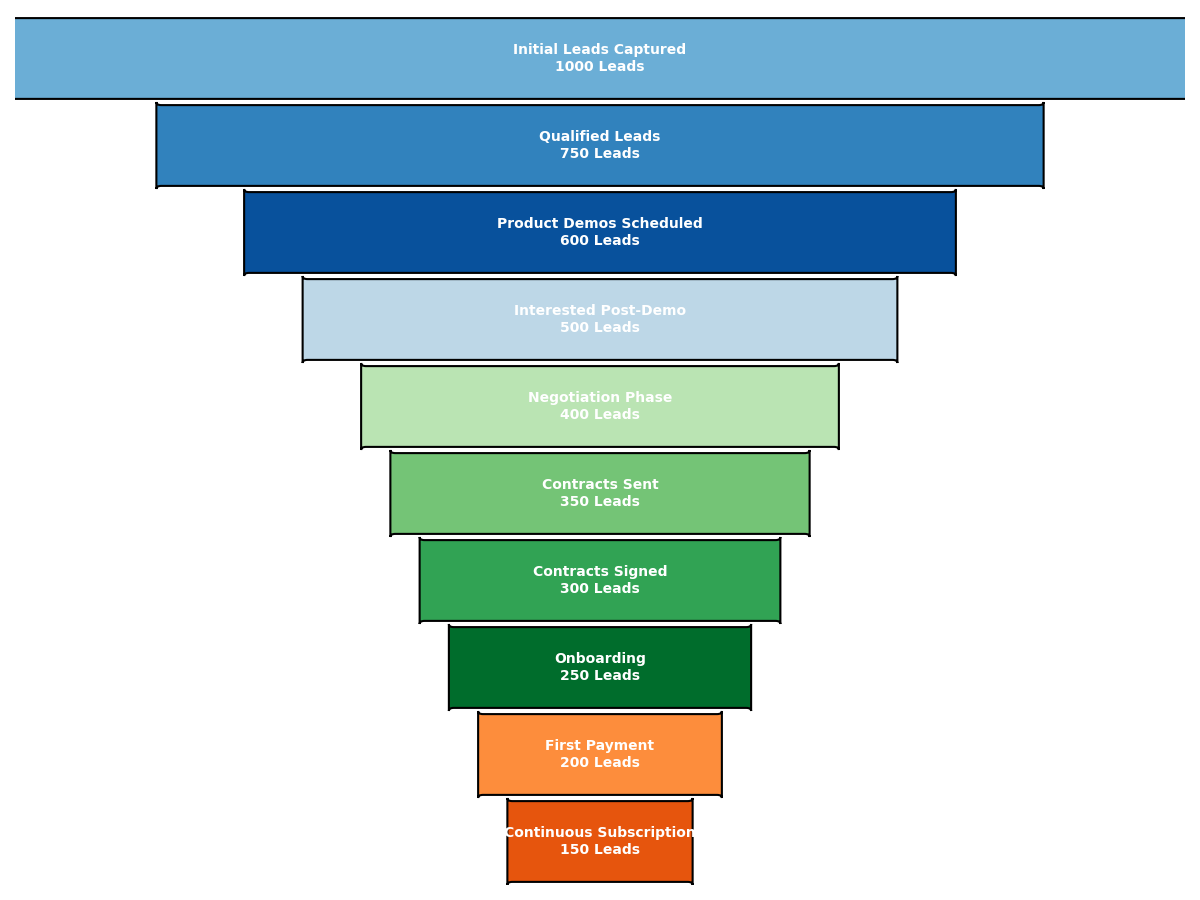

Here is the Python script that generated this plot:
import matplotlib.pyplot as plt
import matplotlib.patches as patches

stages = [
    "Initial Leads Captured",
    "Qualified Leads",
    "Product Demos Scheduled",
    "Interested Post-Demo",
    "Negotiation Phase",
    "Contracts Sent",
    "Contracts Signed",
    "Onboarding",
    "First Payment",
    "Continuous Subscription"
]

values = [1000, 750, 600, 500, 400, 350, 300, 250, 200, 150]
colors = ['#6baed6', '#3182bd', '#08519c', '#bdd7e7', '#bae4b3', '#74c476', '#31a354', '#006d2c', '#fd8d3c', '#e6550d']

fig, ax = plt.subplots(figsize=(12, 9))

total_width = 12
width_ratios = [value / max(values) for value in values]
heights = 1.4

for i, (stage, value) in enumerate(zip(stages, values)):
    stage_width = width_ratios[i] * total_width
    x_offset = (total_width - stage_width) / 2
    y_position = -i * heights

    polygon = patches.FancyBboxPatch(
        (x_offset, y_position),
        stage_width, -heights,
        boxstyle="round,pad=0.05",
        edgecolor='black',
        facecolor=colors[i],
        linewidth=1.5
    )
    ax.add_patch(polygon)

    annotation = f"{stage}\n{value} Leads"
    ax.text(total_width / 2, y_position - (heights / 2),
            annotation, ha='center', va='center',
            fontsize=10, color='white', fontweight='bold')

ax.set_xlim(0, total_width)
ax.set_ylim(-len(stages) * heights, 0)
ax.axis('off')

plt.tight_layout()
plt.show()
